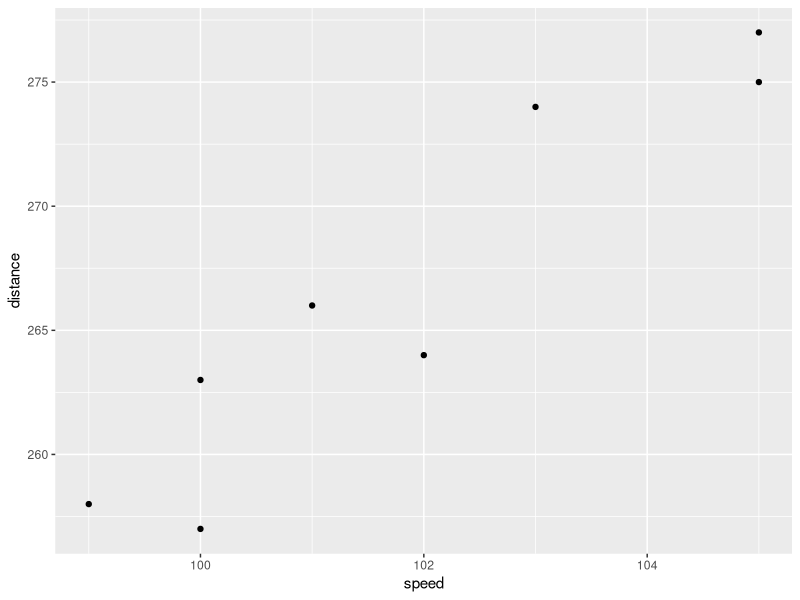
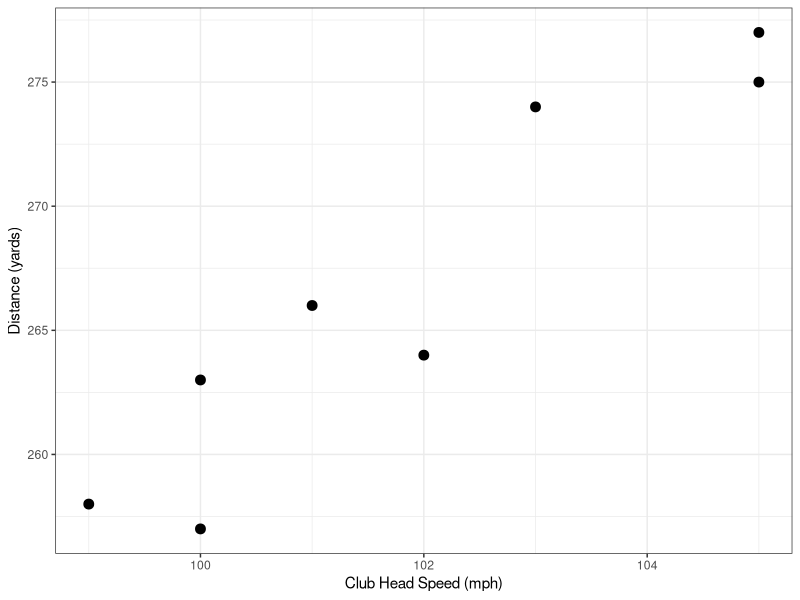

Recreate these plots in R, in order.
## ---- chunk 1
library(tidyverse)
speed <- c(100, 102, 103, 101, 105, 100, 99, 105)
distance <- c(257, 264, 274, 266, 277, 263, 258, 275)
golf <- tibble(speed, distance)
head(golf, n=3)
## ---- chunk 2
golf %>% ggplot(aes(x = speed, y = distance)) + 
  geom_point() # plot points
## ---- chunk 3
golf %>% ggplot(aes(x = speed, y = distance)) + 
  geom_point(size = 3) + # plot points; make dots bigger
  labs(x = "Club Head Speed (mph)",
       y = "Distance (yards)") + # define labels 
  theme_bw() # change background color
## ---- chunk 4
cor(golf$distance, golf$speed)
## ---- chunk 5
cor(golf)
## ---- chunk 6
cor(golf$distance, golf$speed, method = "spearman")
## ---- chunk 7
library(tidyverse)
speed <- c(100, 102, 103, 101, 105, 100, 99, 105)
distance <- c(257, 264, 274, 266, 277, 263, 258, 275)
golf <- tibble(speed, distance)
head(golf, n=3)
## ---- chunk 8
m <- lm(distance ~ speed, data = golf)
summary(m)
## ---- chunk 9
summary(m)
## ---- chunk 10
confint(m) # 95% CI
confint(m, level = 0.90) # 90% CI
